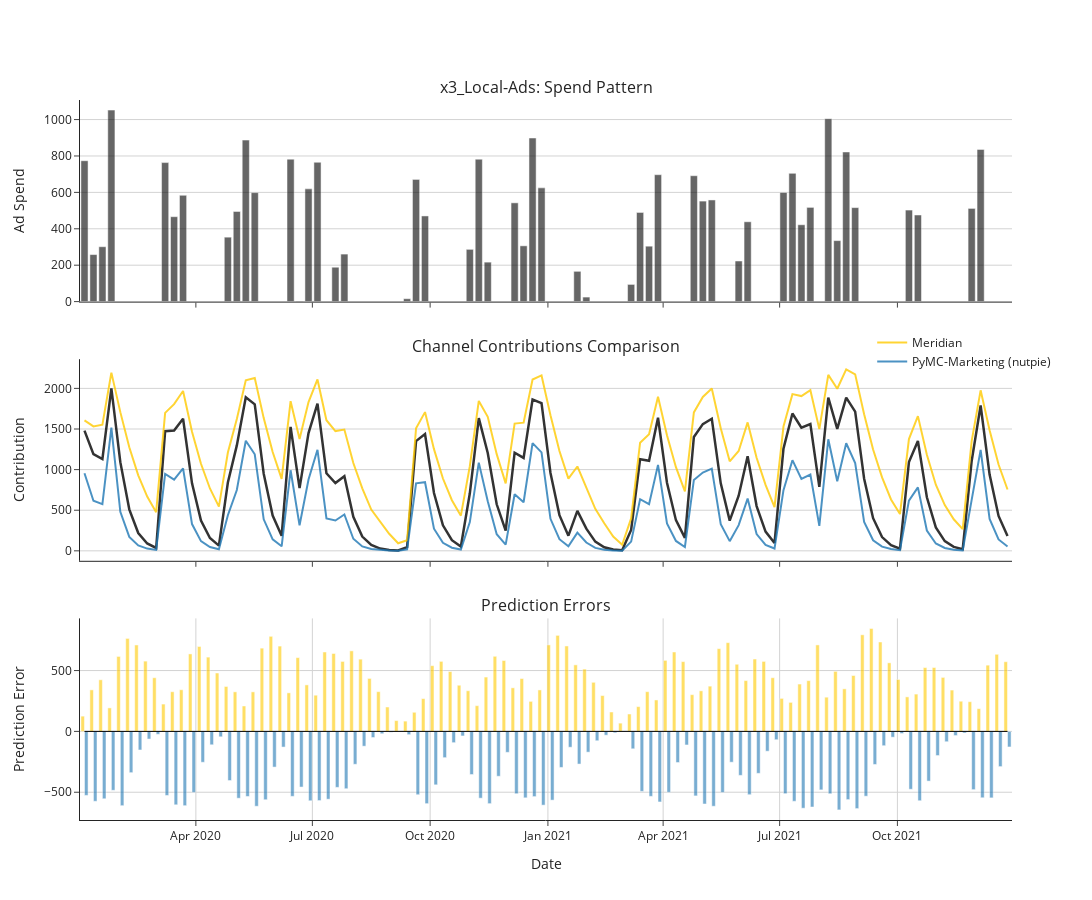

Source (notebook cell):
### Code cell
import plotly.graph_objects as go
from plotly.subplots import make_subplots
import pandas as pd
import numpy as np

# -------------------- Colors --------------------
pymc_blue = 'rgb(31,119,180)'   # PyMC blue
google_yellow = 'rgb(255,202,0)' # Google yellow
true_color = 'black'
spend_color = 'black'

# -------------------- Errors --------------------
meridian_error = meridian_contrib - true_contrib
pymc_error = pymc_contrib - true_contrib

# -------------------- Figure Setup --------------------
fig = make_subplots(
    rows=3, cols=1,
    shared_xaxes=True,
    vertical_spacing=0.08,
    subplot_titles=[
        f"{channel}: Spend Pattern",
        "Channel Contributions Comparison",
        "Prediction Errors"
    ]
)

# -------------------- Row 1: Spend --------------------
fig.add_trace(go.Bar(
    x=dates, y=spend, marker_color=spend_color, name='Spend', opacity=0.6,
    showlegend=False
), row=1, col=1)

# -------------------- Row 2: Contributions --------------------
fig.add_trace(go.Scatter(
    x=dates, y=true_contrib, mode='lines', name='Ground Truth',
    line=dict(color=true_color, width=2.5), opacity=0.8,
    showlegend=False
), row=2, col=1)

fig.add_trace(go.Scatter(
    x=dates, y=meridian_contrib, mode='lines', name='Meridian',
    line=dict(color=google_yellow, width=2), opacity=0.8
), row=2, col=1)

fig.add_trace(go.Scatter(
    x=dates, y=pymc_contrib, mode='lines', name='PyMC-Marketing (nutpie)',
    line=dict(color=pymc_blue, width=2), opacity=0.8
), row=2, col=1)

# -------------------- Row 3: Prediction Errors --------------------
# Convert to float for safety
meridian_error = meridian_error.astype(float)
pymc_error = pymc_error.astype(float)

fig.add_trace(go.Bar(
    x=dates, y=meridian_error, name='Meridian Error',
    marker_color=google_yellow, opacity=0.6,
    showlegend=False
), row=3, col=1)

fig.add_trace(go.Bar(
    x=dates, y=pymc_error, name='PyMC Error',
    marker_color=pymc_blue, opacity=0.6,
    showlegend=False
), row=3, col=1)

# Zero line
fig.add_trace(go.Scatter(
    x=dates, y=np.zeros(len(dates)), mode='lines', line=dict(color='black', width=1),
    showlegend=False
), row=3, col=1)

# -------------------- Layout --------------------
fig.update_layout(
    height=900, width=1200,
    template='simple_white',
    legend=dict(
        x=0.85, y=0.65,
        traceorder='normal',
        bgcolor="rgba(255,255,255,0.5)"
    )
)

# -------------------- Axes --------------------
fig.update_xaxes(title_text="Date", row=3, col=1, showgrid=True, gridwidth=1, gridcolor='lightgray')
fig.update_yaxes(title_text="Ad Spend", row=1, col=1, showgrid=True, gridwidth=1, gridcolor='lightgray')
fig.update_yaxes(title_text="Contribution", row=2, col=1, showgrid=True, gridwidth=1, gridcolor='lightgray')
fig.update_yaxes(title_text="Prediction Error", row=3, col=1, showgrid=True, gridwidth=1, gridcolor='lightgray')

fig.show()

# Save figure as HTML
fig.write_html("local_ads_comparison.html")
